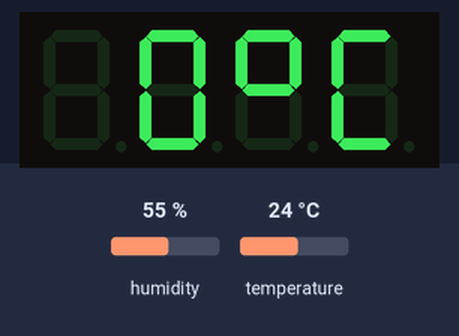
The program below on a simulated Raspberry Pi Pico running MicroPython. Shown: 4-digit seven-segment display. The inputs (shaded band) are chosen by the test bench; at power-on: humidity 55 %, temperature 24 °C. Library files of the repository ran but are not shown: tm1637.py.

Above: at 1.2 s.
1.3 s: humidity set to 22 %
At 10.5 s:
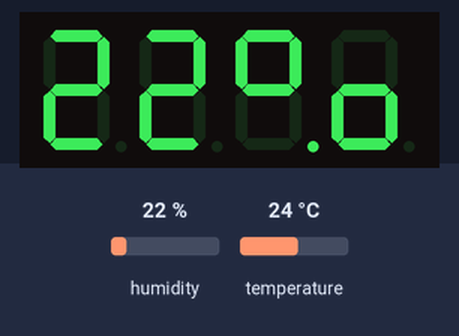
10.7 s: temperature set to 12 °C
At 16.6 s:
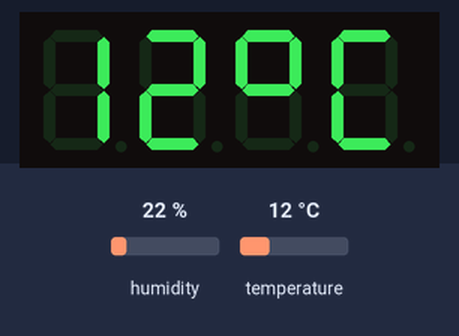
19.7 s: humidity set to 40 %
At 27.3 s:
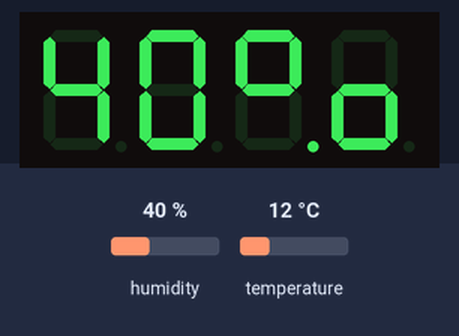
29.1 s: temperature set to 19 °C
At 37.4 s:
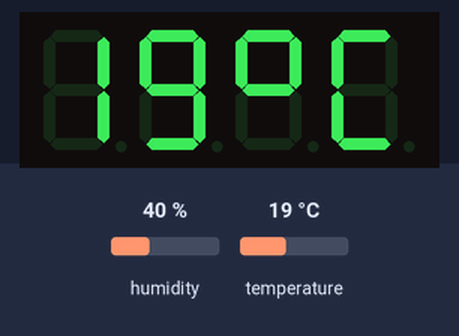
Timing chart, 0 to 38.9 s (numbered marks = the images above; inputs shaded):
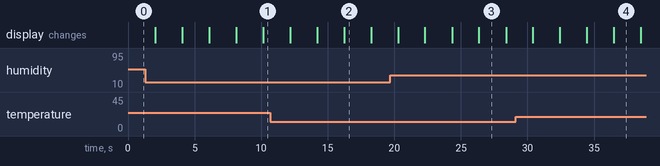

The program:

main.py
```python
# Temperature and humidity measurement devices example code

import dht
import tm1637
from machine import Pin
from utime import sleep

# DHT11 센서 초기화
d = dht.DHT11(machine.Pin(16))

# TM1637 모듈 초기화
display = tm1637.TM1637(clk=Pin(13), dio=Pin(10))

# "%" 문자의 7세그먼트 패턴
pattern = [0b11100011, 0b01011100]

while True:

    # set value t, h
    t = d.temperature()
    h = d.humidity()*100

    # clear all
    #display.show("    ")
    #sleep(0.1)

    # 온도와 습도를 tm1637 모듈에 출력
    d.measure()
    display.temperature(t)
    sleep(2)

    display.number(h)
    display.write(pattern,2)
    sleep(2)
```

Measured:
- after the input at 10.7 s, the display: first differs from a run without the input after 5.5 s (image 2)
- after the input at 19.7 s, the display: first differs from a run without the input after 6.7 s (image 3)
- after the input at 29.1 s, the display: first differs from a run without the input after 7.4 s (image 4)
- what the display in image 2 shows lasts 2.1 s, from 16.2 s to 18.3 s
